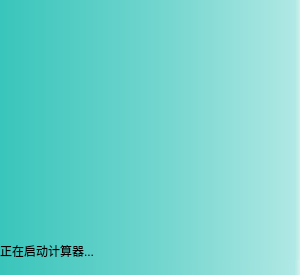
<?xml version="1.0" encoding="UTF-8"?>
<ui version="4.0">
 <class>Mask</class>
 <widget class="QWidget" name="Mask">
  <property name="geometry">
   <rect>
    <x>0</x>
    <y>0</y>
    <width>300</width>
    <height>275</height>
   </rect>
  </property>
  <property name="windowTitle">
   <string>Form</string>
  </property>
  <property name="styleSheet">
   <string notr="true">QWidget{
	background-color: qlineargradient(spread:pad, x1:0, y1:0, x2:1, y2:0, stop:0 #39c5bb, stop:0.55 #74d6cf, stop:0.98 #b0e8e4, stop:1 #d7f3f1);
}</string>
  </property>
  <widget class="QLabel" name="background">
   <property name="geometry">
    <rect>
     <x>0</x>
     <y>0</y>
     <width>301</width>
     <height>241</height>
    </rect>
   </property>
   <property name="text">
    <string/>
   </property>
   <property name="pixmap">
    <pixmap resource="src/logo.qrc">:/boot_background/boot_background.jpg</pixmap>
   </property>
   <property name="scaledContents">
    <bool>true</bool>
   </property>
  </widget>
  <widget class="QProgressBar" name="progressBar">
   <property name="geometry">
    <rect>
     <x>0</x>
     <y>260</y>
     <width>301</width>
     <height>21</height>
    </rect>
   </property>
   <property name="styleSheet">
    <string notr="true">QProgressBar{
    border-radius: 3px;  
    background-color: transparent;  
    padding: 0px;  
    text-align : center ; 
}
QProgressBar::chunk{  
    background: rgb(0,109,204);  
} </string>
   </property>
   <property name="value">
    <number>0</number>
   </property>
   <property name="textVisible">
    <bool>false</bool>
   </property>
   <property name="invertedAppearance">
    <bool>false</bool>
   </property>
  </widget>
  <widget class="QLabel" name="info">
   <property name="geometry">
    <rect>
     <x>0</x>
     <y>241</y>
     <width>301</width>
     <height>19</height>
    </rect>
   </property>
   <property name="text">
    <string>正在启动计算器...</string>
   </property>
  </widget>
 </widget>
 <resources>
  <include location="src/logo.qrc"/>
 </resources>
 <connections/>
</ui>
